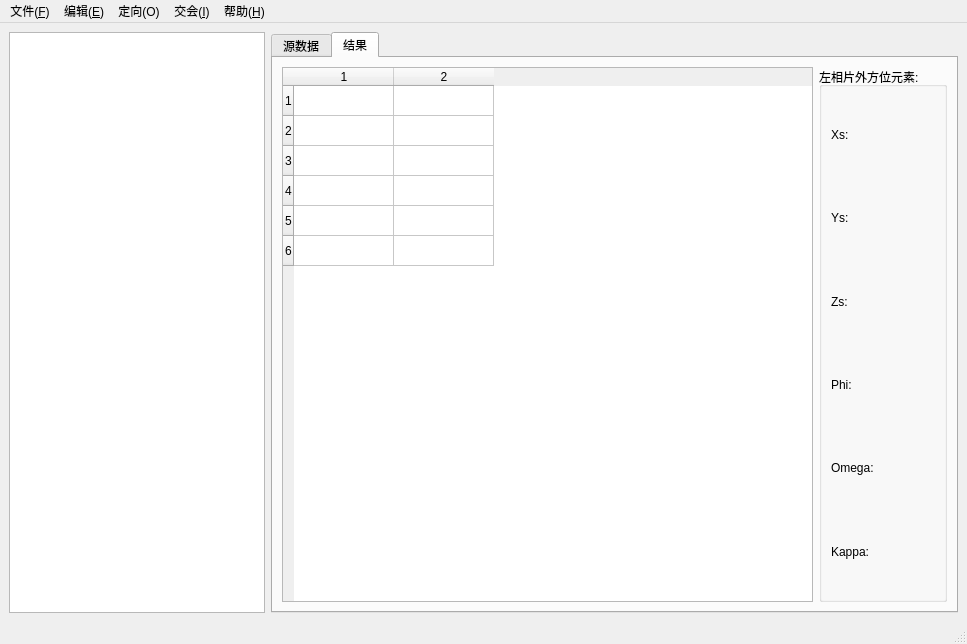
<ui version="4.0" >
 <class>PhotogrammetryBase</class>
 <widget class="QMainWindow" name="PhotogrammetryBase" >
  <property name="geometry" >
   <rect>
    <x>0</x>
    <y>0</y>
    <width>967</width>
    <height>644</height>
   </rect>
  </property>
  <property name="windowTitle" >
   <string>MainWindow</string>
  </property>
  <widget class="QWidget" name="centralwidget" >
   <layout class="QGridLayout" name="gridLayout_3" >
    <item row="0" column="0" >
     <widget class="QTreeView" name="projectView" >
      <property name="sizePolicy" >
       <sizepolicy vsizetype="Preferred" hsizetype="Preferred" >
        <horstretch>0</horstretch>
        <verstretch>0</verstretch>
       </sizepolicy>
      </property>
      <property name="frameShape" >
       <enum>QFrame::StyledPanel</enum>
      </property>
     </widget>
    </item>
    <item row="0" column="1" >
     <widget class="QTabWidget" name="tabWidget" >
      <property name="sizePolicy" >
       <sizepolicy vsizetype="Preferred" hsizetype="Expanding" >
        <horstretch>0</horstretch>
        <verstretch>0</verstretch>
       </sizepolicy>
      </property>
      <property name="tabShape" >
       <enum>QTabWidget::Rounded</enum>
      </property>
      <property name="currentIndex" >
       <number>1</number>
      </property>
      <widget class="QWidget" name="tabInput" >
       <attribute name="title" >
        <string>源数据</string>
       </attribute>
       <layout class="QGridLayout" name="gridLayout_2" >
        <item row="0" column="0" colspan="2" >
         <layout class="QVBoxLayout" name="verticalLayout_2" >
          <property name="sizeConstraint" >
           <enum>QLayout::SetMaximumSize</enum>
          </property>
          <item>
           <widget class="QLabel" name="photoPointsLabel" >
            <property name="text" >
             <string>相片点:</string>
            </property>
           </widget>
          </item>
          <item>
           <widget class="QTableView" name="photoPointsView" />
          </item>
         </layout>
        </item>
        <item rowspan="2" row="1" column="0" >
         <layout class="QVBoxLayout" name="verticalLayout_11" >
          <item>
           <widget class="QLabel" name="controlPointsLabel" >
            <property name="text" >
             <string>控制点:</string>
            </property>
           </widget>
          </item>
          <item>
           <widget class="QTableView" name="controlPointsView" />
          </item>
         </layout>
        </item>
        <item row="1" column="1" >
         <widget class="QGroupBox" name="groupBox_2" >
          <property name="sizePolicy" >
           <sizepolicy vsizetype="Preferred" hsizetype="Preferred" >
            <horstretch>0</horstretch>
            <verstretch>0</verstretch>
           </sizepolicy>
          </property>
          <property name="title" >
           <string>仪器参数:</string>
          </property>
          <layout class="QFormLayout" name="formLayout_2" >
           <property name="fieldGrowthPolicy" >
            <enum>QFormLayout::AllNonFixedFieldsGrow</enum>
           </property>
           <item row="0" column="0" >
            <widget class="QLabel" name="xlLabel" >
             <property name="sizePolicy" >
              <sizepolicy vsizetype="Preferred" hsizetype="Minimum" >
               <horstretch>0</horstretch>
               <verstretch>0</verstretch>
              </sizepolicy>
             </property>
             <property name="text" >
              <string>xl = </string>
             </property>
             <property name="buddy" >
              <cstring>xlLineEdit</cstring>
             </property>
            </widget>
           </item>
           <item row="0" column="1" >
            <widget class="QLineEdit" name="xlLineEdit" >
             <property name="sizePolicy" >
              <sizepolicy vsizetype="Fixed" hsizetype="Preferred" >
               <horstretch>0</horstretch>
               <verstretch>0</verstretch>
              </sizepolicy>
             </property>
             <property name="text" >
              <string>100+x</string>
             </property>
            </widget>
           </item>
           <item row="1" column="0" >
            <widget class="QLabel" name="ylLabel" >
             <property name="sizePolicy" >
              <sizepolicy vsizetype="Preferred" hsizetype="Minimum" >
               <horstretch>0</horstretch>
               <verstretch>0</verstretch>
              </sizepolicy>
             </property>
             <property name="text" >
              <string>yl =</string>
             </property>
             <property name="buddy" >
              <cstring>ylLineEdit</cstring>
             </property>
            </widget>
           </item>
           <item row="1" column="1" >
            <widget class="QLineEdit" name="ylLineEdit" >
             <property name="sizePolicy" >
              <sizepolicy vsizetype="Fixed" hsizetype="Preferred" >
               <horstretch>0</horstretch>
               <verstretch>0</verstretch>
              </sizepolicy>
             </property>
             <property name="text" >
              <string>100-y</string>
             </property>
            </widget>
           </item>
           <item row="2" column="0" >
            <widget class="QLabel" name="xrLabel" >
             <property name="sizePolicy" >
              <sizepolicy vsizetype="Preferred" hsizetype="Minimum" >
               <horstretch>0</horstretch>
               <verstretch>0</verstretch>
              </sizepolicy>
             </property>
             <property name="text" >
              <string>xr = </string>
             </property>
             <property name="buddy" >
              <cstring>xlLineEdit</cstring>
             </property>
            </widget>
           </item>
           <item row="2" column="1" >
            <widget class="QLineEdit" name="xrLineEdit" >
             <property name="sizePolicy" >
              <sizepolicy vsizetype="Fixed" hsizetype="Preferred" >
               <horstretch>0</horstretch>
               <verstretch>0</verstretch>
              </sizepolicy>
             </property>
             <property name="text" >
              <string>xl-p</string>
             </property>
            </widget>
           </item>
           <item row="3" column="0" >
            <widget class="QLabel" name="yrLabel" >
             <property name="sizePolicy" >
              <sizepolicy vsizetype="Preferred" hsizetype="Minimum" >
               <horstretch>0</horstretch>
               <verstretch>0</verstretch>
              </sizepolicy>
             </property>
             <property name="text" >
              <string>yr =</string>
             </property>
             <property name="buddy" >
              <cstring>ylLineEdit</cstring>
             </property>
            </widget>
           </item>
           <item row="3" column="1" >
            <widget class="QLineEdit" name="yrLineEdit" >
             <property name="sizePolicy" >
              <sizepolicy vsizetype="Fixed" hsizetype="Preferred" >
               <horstretch>0</horstretch>
               <verstretch>0</verstretch>
              </sizepolicy>
             </property>
             <property name="text" >
              <string>yl+10-q</string>
             </property>
            </widget>
           </item>
          </layout>
         </widget>
        </item>
        <item row="2" column="1" >
         <widget class="QGroupBox" name="fiducialMarkGroupBox" >
          <property name="sizePolicy" >
           <sizepolicy vsizetype="Preferred" hsizetype="Preferred" >
            <horstretch>0</horstretch>
            <verstretch>0</verstretch>
           </sizepolicy>
          </property>
          <property name="title" >
           <string>框标距:</string>
          </property>
          <layout class="QGridLayout" name="gridLayout" >
           <item row="0" column="0" >
            <widget class="QLabel" name="label" >
             <property name="text" >
              <string>理论值:</string>
             </property>
            </widget>
           </item>
           <item row="0" column="1" >
            <layout class="QFormLayout" name="formLayout_3" >
             <property name="fieldGrowthPolicy" >
              <enum>QFormLayout::AllNonFixedFieldsGrow</enum>
             </property>
             <item row="0" column="0" >
              <widget class="QLabel" name="tfxLabel" >
               <property name="text" >
                <string>(X):</string>
               </property>
               <property name="buddy" >
                <cstring>tfxlLineEdit</cstring>
               </property>
              </widget>
             </item>
             <item row="1" column="0" >
              <widget class="QLabel" name="tfyLabel" >
               <property name="text" >
                <string>(Y):</string>
               </property>
               <property name="buddy" >
                <cstring>tfylLineEdit</cstring>
               </property>
              </widget>
             </item>
             <item row="1" column="1" >
              <widget class="QLineEdit" name="tfylLineEdit" >
               <property name="sizePolicy" >
                <sizepolicy vsizetype="Fixed" hsizetype="Preferred" >
                 <horstretch>0</horstretch>
                 <verstretch>0</verstretch>
                </sizepolicy>
               </property>
              </widget>
             </item>
             <item row="0" column="1" >
              <widget class="QLineEdit" name="tfxlLineEdit" >
               <property name="sizePolicy" >
                <sizepolicy vsizetype="Fixed" hsizetype="Preferred" >
                 <horstretch>0</horstretch>
                 <verstretch>0</verstretch>
                </sizepolicy>
               </property>
               <property name="baseSize" >
                <size>
                 <width>50</width>
                 <height>21</height>
                </size>
               </property>
               <property name="echoMode" >
                <enum>QLineEdit::Normal</enum>
               </property>
              </widget>
             </item>
            </layout>
           </item>
           <item row="1" column="0" >
            <widget class="QLabel" name="label_2" >
             <property name="text" >
              <string>实际值:</string>
             </property>
            </widget>
           </item>
           <item row="1" column="1" >
            <layout class="QFormLayout" name="formLayout" >
             <item row="0" column="0" >
              <widget class="QLabel" name="rfxLabel" >
               <property name="text" >
                <string>(X):</string>
               </property>
               <property name="buddy" >
                <cstring>rfxlLineEdit</cstring>
               </property>
              </widget>
             </item>
             <item row="0" column="1" >
              <widget class="QLineEdit" name="rfxlLineEdit" >
               <property name="sizePolicy" >
                <sizepolicy vsizetype="Fixed" hsizetype="Preferred" >
                 <horstretch>0</horstretch>
                 <verstretch>0</verstretch>
                </sizepolicy>
               </property>
              </widget>
             </item>
             <item row="1" column="0" >
              <widget class="QLabel" name="rfyLabel" >
               <property name="text" >
                <string>(Y):</string>
               </property>
               <property name="buddy" >
                <cstring>rfylLineEdit</cstring>
               </property>
              </widget>
             </item>
             <item row="1" column="1" >
              <widget class="QLineEdit" name="rfylLineEdit" >
               <property name="sizePolicy" >
                <sizepolicy vsizetype="Fixed" hsizetype="Preferred" >
                 <horstretch>0</horstretch>
                 <verstretch>0</verstretch>
                </sizepolicy>
               </property>
              </widget>
             </item>
            </layout>
           </item>
          </layout>
         </widget>
        </item>
       </layout>
      </widget>
      <widget class="QWidget" name="tabOutput" >
       <attribute name="title" >
        <string>结果</string>
       </attribute>
       <layout class="QHBoxLayout" name="horizontalLayout" >
        <item>
         <widget class="QTableWidget" name="lorientTableWidget" >
          <property name="rowCount" >
           <number>6</number>
          </property>
          <property name="columnCount" >
           <number>2</number>
          </property>
          <row/>
          <row/>
          <row/>
          <row/>
          <row/>
          <row/>
          <column/>
          <column/>
         </widget>
        </item>
        <item>
         <widget class="QGroupBox" name="groupBox" >
          <property name="title" >
           <string>左相片外方位元素:</string>
          </property>
          <layout class="QGridLayout" name="gridLayout_4" >
           <item row="0" column="0" >
            <widget class="QLabel" name="label_3" >
             <property name="text" >
              <string>Xs:</string>
             </property>
            </widget>
           </item>
           <item row="1" column="0" >
            <widget class="QLabel" name="label_4" >
             <property name="text" >
              <string>Ys:</string>
             </property>
            </widget>
           </item>
           <item row="2" column="0" >
            <widget class="QLabel" name="label_5" >
             <property name="text" >
              <string>Zs:</string>
             </property>
            </widget>
           </item>
           <item row="3" column="0" >
            <widget class="QLabel" name="label_6" >
             <property name="text" >
              <string>Phi:</string>
             </property>
            </widget>
           </item>
           <item row="4" column="0" >
            <widget class="QLabel" name="label_8" >
             <property name="text" >
              <string>Omega:</string>
             </property>
            </widget>
           </item>
           <item row="5" column="0" >
            <widget class="QLabel" name="label_7" >
             <property name="text" >
              <string>Kappa:</string>
             </property>
            </widget>
           </item>
          </layout>
         </widget>
        </item>
       </layout>
      </widget>
     </widget>
    </item>
   </layout>
  </widget>
  <widget class="QMenuBar" name="menubar" >
   <property name="geometry" >
    <rect>
     <x>0</x>
     <y>0</y>
     <width>967</width>
     <height>20</height>
    </rect>
   </property>
   <widget class="QMenu" name="fileMenu" >
    <property name="title" >
     <string>文件(&amp;F)</string>
    </property>
    <addaction name="fileOpenAction" />
    <addaction name="fileNewAction" />
    <addaction name="fileSaveAction" />
    <addaction name="separator" />
    <addaction name="fileExitAction" />
   </widget>
   <widget class="QMenu" name="editMenu" >
    <property name="title" >
     <string>编辑(&amp;E)</string>
    </property>
   </widget>
   <widget class="QMenu" name="orientationMenu" >
    <property name="title" >
     <string>定向(O)</string>
    </property>
    <addaction name="orientationRelativeAction" />
    <addaction name="orientationAbsoluteAction" />
   </widget>
   <widget class="QMenu" name="intersectionMenu" >
    <property name="title" >
     <string>交会(&amp;I)</string>
    </property>
    <addaction name="intersectionForwardAction" />
    <addaction name="intersectionBackwardAction" />
   </widget>
   <widget class="QMenu" name="helpMenu" >
    <property name="title" >
     <string>帮助(&amp;H)</string>
    </property>
    <addaction name="helpAboutAction" />
   </widget>
   <addaction name="fileMenu" />
   <addaction name="editMenu" />
   <addaction name="orientationMenu" />
   <addaction name="intersectionMenu" />
   <addaction name="helpMenu" />
  </widget>
  <widget class="QStatusBar" name="statusbar" />
  <action name="fileOpenAction" >
   <property name="text" >
    <string>打开(&amp;O)</string>
   </property>
  </action>
  <action name="fileNewAction" >
   <property name="text" >
    <string>新建(&amp;N)</string>
   </property>
  </action>
  <action name="fileSaveAction" >
   <property name="enabled" >
    <bool>false</bool>
   </property>
   <property name="text" >
    <string>保存(&amp;S)</string>
   </property>
  </action>
  <action name="fileExitAction" >
   <property name="text" >
    <string>退出(X)</string>
   </property>
  </action>
  <action name="orientationRelativeAction" >
   <property name="enabled" >
    <bool>false</bool>
   </property>
   <property name="text" >
    <string>相对定向(&amp;R)</string>
   </property>
  </action>
  <action name="orientationAbsoluteAction" >
   <property name="enabled" >
    <bool>false</bool>
   </property>
   <property name="text" >
    <string>绝对定向(&amp;A)</string>
   </property>
  </action>
  <action name="intersectionForwardAction" >
   <property name="enabled" >
    <bool>false</bool>
   </property>
   <property name="text" >
    <string>前方交会(&amp;F)</string>
   </property>
  </action>
  <action name="intersectionBackwardAction" >
   <property name="enabled" >
    <bool>false</bool>
   </property>
   <property name="text" >
    <string>后方交会(&amp;B)</string>
   </property>
  </action>
  <action name="helpAboutAction" >
   <property name="text" >
    <string>关于(&amp;A)</string>
   </property>
  </action>
 </widget>
 <tabstops>
  <tabstop>projectView</tabstop>
  <tabstop>photoPointsView</tabstop>
  <tabstop>controlPointsView</tabstop>
  <tabstop>rfxlLineEdit</tabstop>
  <tabstop>rfylLineEdit</tabstop>
 </tabstops>
 <resources/>
 <connections/>
</ui>
